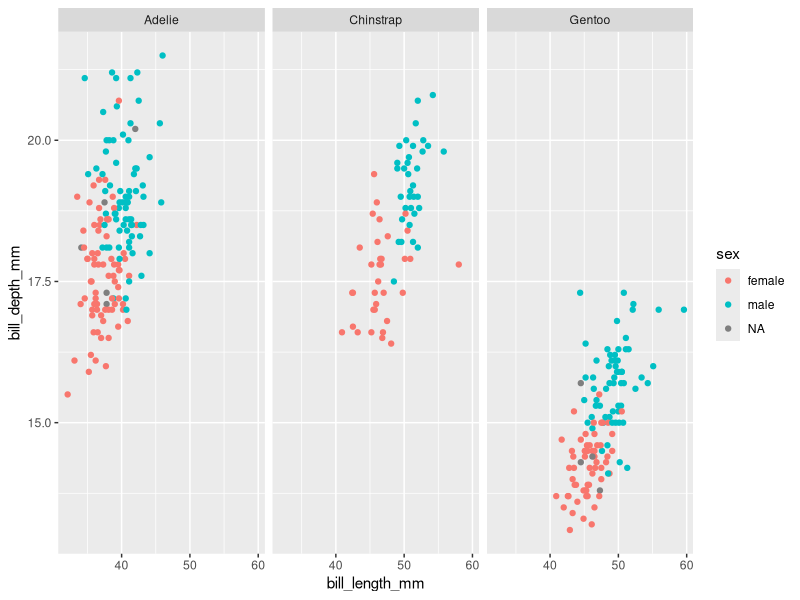
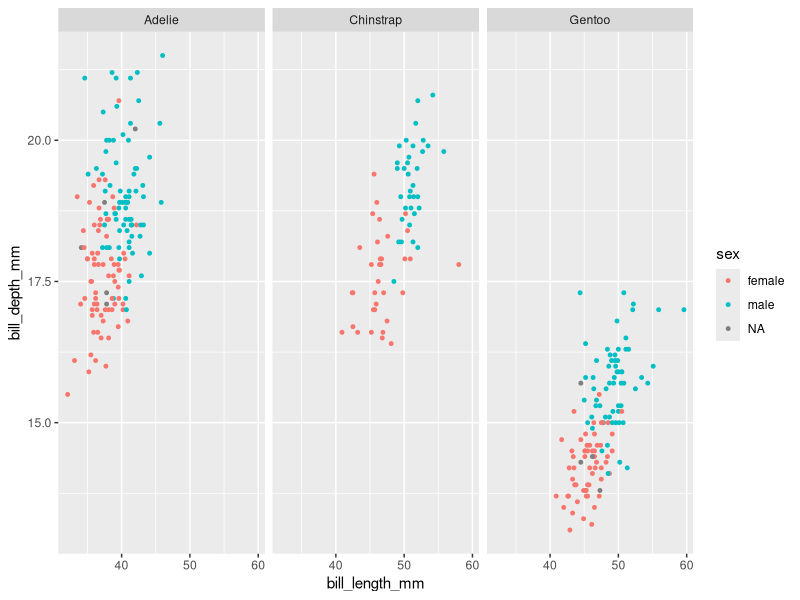

These charts were generated, in order, by the following R code:
## ---- chunk 1
knitr::opts_chunk$set(echo = TRUE)
library(palmerpenguins)
library(tidyverse)
## ---- chunk 2
ggplot(data = penguins) + 
  geom_point(mapping = aes(x = bill_length_mm, y=bill_depth_mm, color=sex)) + 
  facet_wrap(~species)
## ---- chunk 3
penguins %>%
  ggplot(mapping = aes(x = bill_length_mm, y=bill_depth_mm, color=sex)) +
  geom_point(size=1) +
  facet_wrap(~species)
